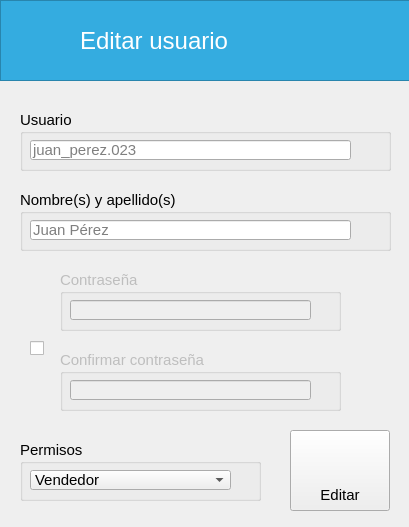
<?xml version="1.0" encoding="UTF-8"?>
<ui version="4.0">
 <class>EditarUsuario</class>
 <widget class="QWidget" name="EditarUsuario">
  <property name="windowModality">
   <enum>Qt::ApplicationModal</enum>
  </property>
  <property name="geometry">
   <rect>
    <x>0</x>
    <y>0</y>
    <width>409</width>
    <height>527</height>
   </rect>
  </property>
  <property name="windowTitle">
   <string>Form</string>
  </property>
  <property name="windowIcon">
   <iconset resource="../../resources.qrc">
    <normaloff>:/img/icon.ico</normaloff>:/img/icon.ico</iconset>
  </property>
  <widget class="QFrame" name="frame">
   <property name="geometry">
    <rect>
     <x>0</x>
     <y>0</y>
     <width>501</width>
     <height>81</height>
    </rect>
   </property>
   <property name="styleSheet">
    <string notr="true">background-color: rgb(52, 172, 224);</string>
   </property>
   <property name="frameShape">
    <enum>QFrame::StyledPanel</enum>
   </property>
   <property name="frameShadow">
    <enum>QFrame::Raised</enum>
   </property>
   <widget class="QLabel" name="lbTitulo">
    <property name="geometry">
     <rect>
      <x>80</x>
      <y>20</y>
      <width>181</width>
      <height>41</height>
     </rect>
    </property>
    <property name="font">
     <font>
      <pointsize>18</pointsize>
     </font>
    </property>
    <property name="styleSheet">
     <string notr="true">color: rgb(255, 255, 255);</string>
    </property>
    <property name="text">
     <string>Editar usuario</string>
    </property>
   </widget>
   <widget class="QLabel" name="lbRegresar">
    <property name="geometry">
     <rect>
      <x>20</x>
      <y>20</y>
      <width>41</width>
      <height>41</height>
     </rect>
    </property>
    <property name="cursor">
     <cursorShape>PointingHandCursor</cursorShape>
    </property>
    <property name="styleSheet">
     <string notr="true">image: url(:/img/resources/images/leftarrow.png);</string>
    </property>
    <property name="text">
     <string/>
    </property>
   </widget>
  </widget>
  <widget class="QLabel" name="label_aceptar">
   <property name="geometry">
    <rect>
     <x>290</x>
     <y>484</y>
     <width>100</width>
     <height>21</height>
    </rect>
   </property>
   <property name="font">
    <font>
     <family>Arial</family>
     <pointsize>11</pointsize>
     <weight>50</weight>
     <bold>false</bold>
    </font>
   </property>
   <property name="text">
    <string>Editar</string>
   </property>
   <property name="alignment">
    <set>Qt::AlignCenter</set>
   </property>
  </widget>
  <widget class="QLabel" name="label_icono">
   <property name="geometry">
    <rect>
     <x>320</x>
     <y>440</y>
     <width>40</width>
     <height>40</height>
    </rect>
   </property>
   <property name="pixmap">
    <pixmap resource="../../resources.qrc">:/img/resources/images/edit.png</pixmap>
   </property>
   <property name="scaledContents">
    <bool>true</bool>
   </property>
  </widget>
  <widget class="QPushButton" name="btRegistrar">
   <property name="geometry">
    <rect>
     <x>290</x>
     <y>430</y>
     <width>100</width>
     <height>81</height>
    </rect>
   </property>
   <property name="text">
    <string/>
   </property>
  </widget>
  <widget class="QGroupBox" name="groupBox">
   <property name="geometry">
    <rect>
     <x>20</x>
     <y>110</y>
     <width>371</width>
     <height>61</height>
    </rect>
   </property>
   <property name="font">
    <font>
     <family>Arial</family>
     <pointsize>11</pointsize>
    </font>
   </property>
   <property name="title">
    <string>Usuario</string>
   </property>
   <widget class="QLineEdit" name="txtUsuario">
    <property name="geometry">
     <rect>
      <x>10</x>
      <y>30</y>
      <width>321</width>
      <height>20</height>
     </rect>
    </property>
    <property name="text">
     <string/>
    </property>
    <property name="placeholderText">
     <string>juan_perez.023</string>
    </property>
   </widget>
  </widget>
  <widget class="QGroupBox" name="groupBox_2">
   <property name="geometry">
    <rect>
     <x>20</x>
     <y>190</y>
     <width>371</width>
     <height>61</height>
    </rect>
   </property>
   <property name="font">
    <font>
     <family>Arial</family>
     <pointsize>11</pointsize>
    </font>
   </property>
   <property name="title">
    <string>Nombre(s) y apellido(s)</string>
   </property>
   <widget class="QLineEdit" name="txtNombre">
    <property name="geometry">
     <rect>
      <x>10</x>
      <y>30</y>
      <width>321</width>
      <height>20</height>
     </rect>
    </property>
    <property name="text">
     <string/>
    </property>
    <property name="placeholderText">
     <string>Juan Pérez</string>
    </property>
   </widget>
  </widget>
  <widget class="QGroupBox" name="groupPsswd">
   <property name="enabled">
    <bool>false</bool>
   </property>
   <property name="geometry">
    <rect>
     <x>60</x>
     <y>270</y>
     <width>281</width>
     <height>61</height>
    </rect>
   </property>
   <property name="font">
    <font>
     <family>Arial</family>
     <pointsize>11</pointsize>
    </font>
   </property>
   <property name="title">
    <string>Contraseña</string>
   </property>
   <widget class="QLineEdit" name="txtPsswd">
    <property name="geometry">
     <rect>
      <x>10</x>
      <y>30</y>
      <width>241</width>
      <height>20</height>
     </rect>
    </property>
    <property name="text">
     <string/>
    </property>
    <property name="echoMode">
     <enum>QLineEdit::Password</enum>
    </property>
   </widget>
  </widget>
  <widget class="QGroupBox" name="groupPsswdConf">
   <property name="enabled">
    <bool>false</bool>
   </property>
   <property name="geometry">
    <rect>
     <x>60</x>
     <y>350</y>
     <width>281</width>
     <height>61</height>
    </rect>
   </property>
   <property name="font">
    <font>
     <family>Arial</family>
     <pointsize>11</pointsize>
    </font>
   </property>
   <property name="title">
    <string>Confirmar contraseña</string>
   </property>
   <widget class="QLineEdit" name="txtPsswdConf">
    <property name="geometry">
     <rect>
      <x>10</x>
      <y>30</y>
      <width>241</width>
      <height>20</height>
     </rect>
    </property>
    <property name="text">
     <string/>
    </property>
    <property name="echoMode">
     <enum>QLineEdit::Password</enum>
    </property>
   </widget>
  </widget>
  <widget class="QGroupBox" name="groupBox_6">
   <property name="geometry">
    <rect>
     <x>20</x>
     <y>440</y>
     <width>241</width>
     <height>61</height>
    </rect>
   </property>
   <property name="font">
    <font>
     <family>Arial</family>
     <pointsize>11</pointsize>
    </font>
   </property>
   <property name="title">
    <string>Permisos</string>
   </property>
   <widget class="QComboBox" name="boxPermisos">
    <property name="geometry">
     <rect>
      <x>10</x>
      <y>30</y>
      <width>201</width>
      <height>20</height>
     </rect>
    </property>
    <property name="styleSheet">
     <string notr="true">QFrame {border: 1px solid black;}</string>
    </property>
    <item>
     <property name="text">
      <string>Vendedor</string>
     </property>
    </item>
    <item>
     <property name="text">
      <string>Administrador</string>
     </property>
    </item>
   </widget>
  </widget>
  <widget class="QCheckBox" name="cambiarPsswd">
   <property name="geometry">
    <rect>
     <x>30</x>
     <y>340</y>
     <width>16</width>
     <height>17</height>
    </rect>
   </property>
   <property name="text">
    <string/>
   </property>
  </widget>
  <zorder>btRegistrar</zorder>
  <zorder>frame</zorder>
  <zorder>label_aceptar</zorder>
  <zorder>label_icono</zorder>
  <zorder>groupBox</zorder>
  <zorder>groupBox_2</zorder>
  <zorder>groupPsswd</zorder>
  <zorder>groupPsswdConf</zorder>
  <zorder>groupBox_6</zorder>
  <zorder>cambiarPsswd</zorder>
 </widget>
 <tabstops>
  <tabstop>txtUsuario</tabstop>
  <tabstop>txtNombre</tabstop>
  <tabstop>txtPsswd</tabstop>
  <tabstop>txtPsswdConf</tabstop>
  <tabstop>boxPermisos</tabstop>
  <tabstop>btRegistrar</tabstop>
  <tabstop>cambiarPsswd</tabstop>
 </tabstops>
 <resources>
  <include location="../../resources.qrc"/>
 </resources>
 <connections/>
</ui>
